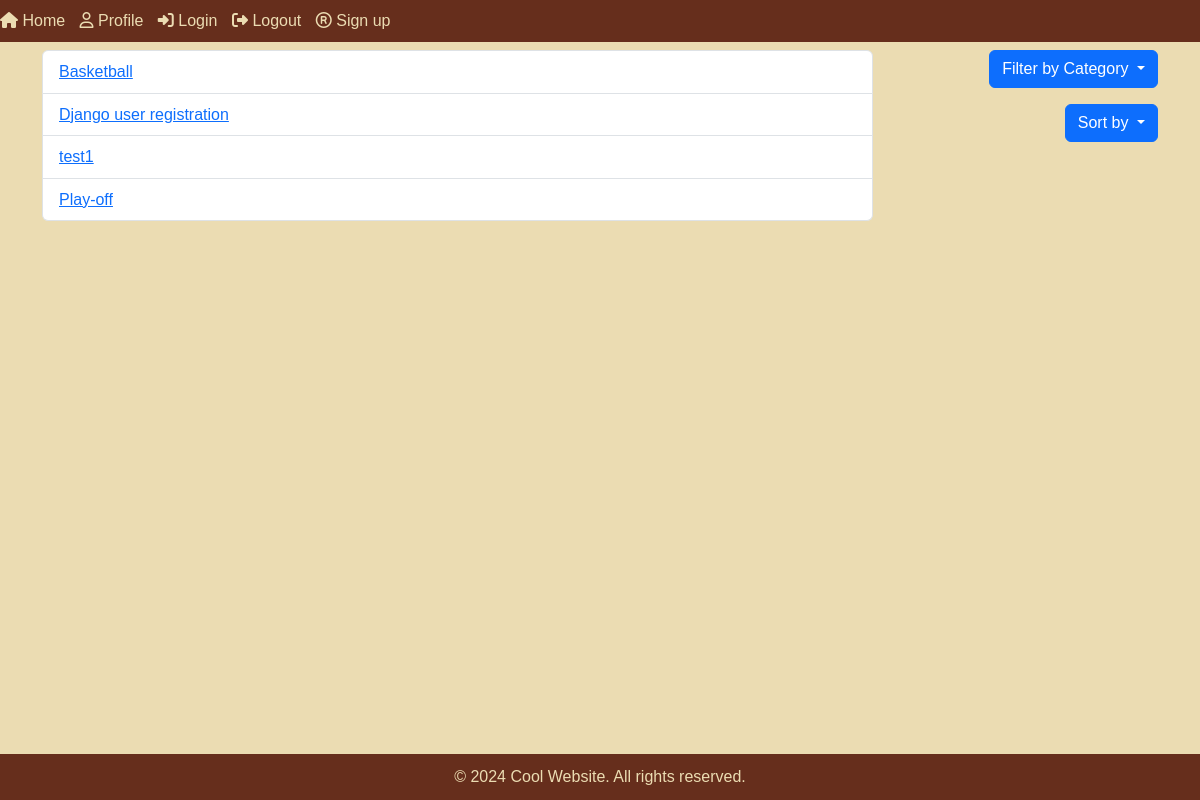
The app's page /articles/ with its own data.
### articles/models.py (models this page shows, shortened)
class Article(models.Model):
    article_title = models.CharField('Name of the text', max_length=255)
    article_text = models.TextField('Text')
    pub_date = models.DateTimeField('Date of the publication', auto_now_add=True)
    author = models.ForeignKey(User, on_delete=models.CASCADE, default=1)
    category = models.ForeignKey(Category, on_delete=models.CASCADE, blank=True, null=True)

### articles/views.py (the view)
# urls.py: path('', views.index, name = 'index'),
def index(request):
    filtered_records = Article.objects.all()
    category_filter = request.GET.get('category')
    if category_filter:
        filtered_records = filtered_records.filter(category__name=category_filter)
        print(f"Category filter applied: {category_filter}")
    sort_by = request.GET.get('sort')
    if sort_by == 'newest':
        filtered_records = filtered_records.order_by('-pub_date')
        print("Sorting by newest")
    elif sort_by == 'oldest':
        filtered_records = filtered_records.order_by('pub_date')
        print("Sorting by oldest")
    categories = Category.objects.all().order_by('name')
    return render(request, 'articles/list.html', {'all_articles_list': filtered_records, 'categories': categories})

### templates/articles/list.html (shortened to what this page needs)
{% extends 'base.html' %}
{% block content %}
    <div class="container">
        <div class="row">
            <div class="col-md-9">
                <div class="articles-list">
                    {% if all_articles_list %}
                        <ul class="list-group">
                            {% for article in all_articles_list %}
                                <li class="list-group-item">
                                    <a href="{% url 'articles:detail' article.id %}">
                                        {{ article.article_title }}
                                    </a>
                                </li>
                            {% endfor %}
                        </ul>
                    {% else %}
                        <p>No articles found.</p>
                    {% endif %}
                </div>
            </div>
            <div class="col-md-3">
                <div class="dropdown mt-3 mt-md-0 text-md-end">
                    <button class="btn btn-primary dropdown-toggle" type="button" id="filterDropdownButton" data-bs-toggle="dropdown" aria-haspopup="true" aria-expanded="false">
                        Filter by Category
                    </button>
                </div>
                <div class="dropdown mt-3 text-md-end">
                    <button class="btn btn-primary dropdown-toggle" type="button" id="sortDropdownButton" data-bs-toggle="dropdown" aria-haspopup="true" aria-expanded="false">
                        Sort by
                    </button>
                </div>
            </div>
        </div>
    </div>
{% endblock %}

### static/css/styles.css (style rules this page uses)
body, h1, h2, h3, p, ul, li { margin: 0; padding: 0; }
body { font-family: 'Arial', sans-serif; line-height: 1.6; margin: 0; padding: 0; display: flex; flex-direction: column; min-height: 100vh; background-color: #ebdcb2; }

### records on screen
Article: article_title "Basketball"
Article: article_title "Django user registration"
Article: article_title "test1"
Article: article_title "Play-off"
